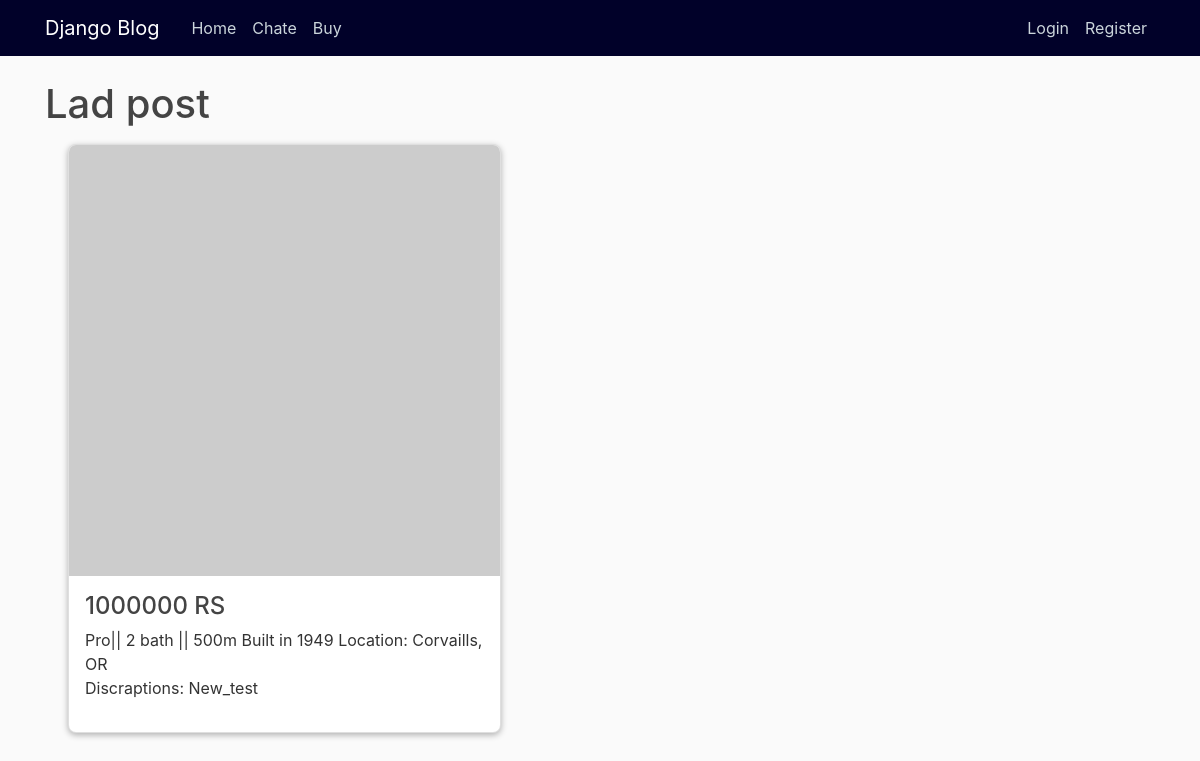
/post_info/12/, run on the app's committed database.
### buy_product/models.py (models this page shows, shortened)
class Addproduct2(models.Model):
    price = models.IntegerField(default=1, blank=True, null=True)
    name = models.CharField(max_length=50, unique=True)
    description = models.CharField(max_length=150)
    date_posted_product = models.DateTimeField(default=timezone.now)

### buy_product/views.py (the view)
# urls.py: path('post_info/<int:pk>/', PostDetail.as_view(), name='post_info'), # for HTML use
class PostDetail(DetailView):
    model = Addproduct2
    template_name = 'buy_product/post_details1.html'

### buy_product/templates/buy_product/post_details1.html
{% extends "blog/base.html" %}
{% block content %}
{% load crispy_forms_tags %}
<h1>Lad post</h1>
<div class="container">
    <div class="row">
        <div class="col-md-5">
            <div class="card m-2">
              <img src="https://via.placeholder.com/150" alt="Placeholder Image">
                <div class="card-body">
                  <h3>{{ object.price }} RS</h3>
                  <a>{{ object.name }}|| 2 bath || 500m</a>
                  <a>Built in 1949</a>
                  <a>Location: Corvaills, OR</a>
                  <P>Discraptions: {{ object.description }}</P>
                </div>
            </div>
          </div>
    </div>
  </div>
{% endblock content %}

### blog/static/blog/main.css (style rules this page uses)
body { background: #fafafa; color: #333333; margin-top: 5rem; }
h1, h2, h3, h4, h5, h6 { color: #444444; }

### blog/static/blog/card_file.css (style rules this page uses)
.card { width: 100%; background-color: #fff; border-radius: 8px; box-shadow: 0px 2px 6px rgba(0, 0, 0, 0.3); overflow: hidden; }
.card img { width: 100%; height: auto; display: block; }
.card-body { padding: 16px; }
.card-body h3 { font-size: 24px; margin-top: 0; margin-bottom: 8px; }
.card-body p { font-size: 16px; margin-top: 0; margin-bottom: 16px; }

### data on the page
Addproduct2: price "1000000", name "Pro", description "New_test"
